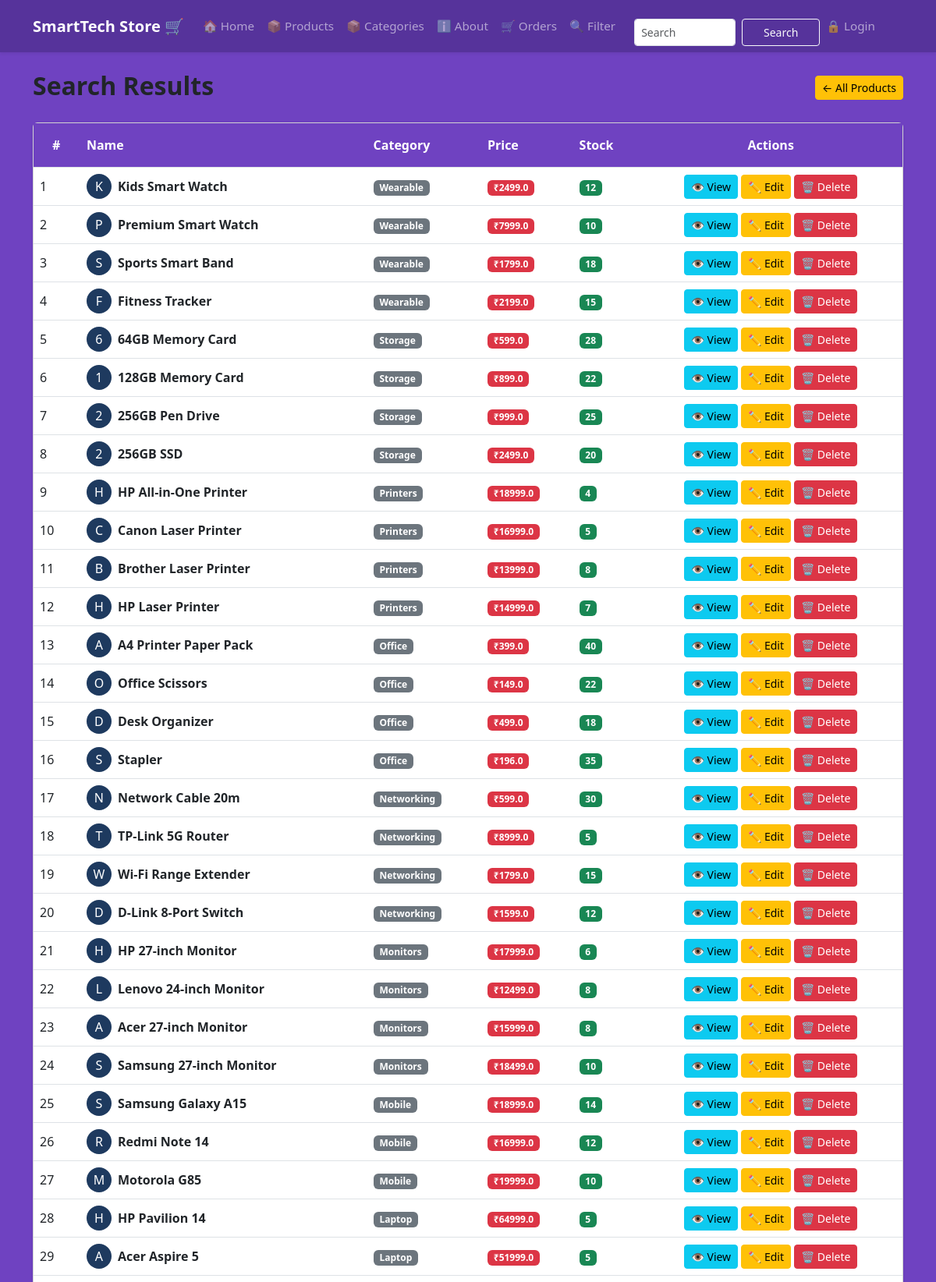
Screenshot of /search (upper part) with the database file from the repository.
### tables this page shows
CREATE TABLE products (
                    id INTEGER PRIMARY KEY AUTOINCREMENT,
                    name TEXT NOT NULL,
                    category TEXT NOT NULL,
                    price REAL NOT NULL,
                    stock INTEGER NOT NULL
                 , photo TEXT DEFAULT 'default.jpg');

### app.py (the view)
@app.route("/search")
def search():
    q = request.args.get('q','')
    conn = get_db()
    if q:
        products = conn.execute('''SELECT * FROM products
                                WHERE name LIKE ?
                                OR category LIKE ?
                                OR price LIKE ?
                                OR stock LIKE ?''',
                                (f'%{q}%', f'%{q}%', f'%{q}%', f'%{q}%')).fetchall()
    else:
        products = conn.execute('SELECT * FROM products ORDER BY id DESC').fetchall()
    conn.close()
    return render_template("search.html", products=products, query=q)

### database.py (called while the page is built)
def get_db():
    conn = sqlite3.connect(DB_PATH)
    conn.row_factory = sqlite3.Row # To access columns by name
    return conn

### templates/search.html (shortened to what this page needs)
{% extends "base.html" %}
{% block content %}
<div class="d-flex justify-content-between align-items-center mb-4">
    <h2 class="fw-bold mb-1">Search Results</h2>
    <a href="{{ url_for('product') }}" class="btn btn-warning btn-sm">
        ← All Products
    </a>
</div>
{% if products %}
<div class="card shadow-sm">
    <div class="card-body p-0">
        <div class="table-responsive">
            <table class="table table-hover mb-0">
                <thead style="background-color:#1e3a5f; color:white;">
                    <tr>
                        <th class="py-3 ps-4">#</th>
                        <th class="py-3">Name</th>
                        <th class="py-3">Category</th>
                        <th class="py-3">Price</th>
                        <th class="py-3">Stock</th>
                        <th class="py-3 text-center">Actions</th>
                    </tr>
                </thead>
                <tbody>
                {% for product in products %}
                    <tr class="align-middle">
                        <td>{{ loop.index }}</td>
                        <td>
                            <div class="d-flex align-items-center">
                                <div
                                    class="rounded-circle d-flex justify-content-center align-items-center me-2"
                                    style="width:32px;height:32px;background:#1e3a5f;color:white;">
                                    {{ product['name'][0] }}
                                </div>
                                <strong>{{ product['name'] }}</strong>
                            </div>
                        </td>
                        <td>
                            <span class="badge bg-secondary">
                                {{ product['category'] }}
                            </span>
                        </td>
                        <td>
                            <span class="badge bg-danger">
                                ₹{{ product['price'] }}
                            </span>
                        </td>
                        <td>
                            <span class="badge bg-success">
                                {{ product['stock'] }}
                            </span>
                        </td>
                        <td class="text-center">
                            <a href="{{ url_for('product_detail', id=product['id']) }}"
                               class="btn btn-info btn-sm">
                                👁 View
                            </a>
                            <a href="{{ url_for('edit_product', id=product['id']) }}"
                               class="btn btn-warning btn-sm">
                                ✏ Edit
                            </a>
                            <a href="{{ url_for('delete_product', id=product['id']) }}"
                               class="btn btn-danger btn-sm"
                               onclick="return confirm('Are you sure you want to delete this product?');">
                                🗑 Delete
                            </a>
                        </td>
                    </tr>
                {% endfor %}
                </tbody>
            </table>
        </div>
    </div>
</div>
{% else %}
<div class="alert alert-warning text-center shadow-sm">
    <h5>No products found.</h5>
    <p class="mb-0">Try another product name or category.</p>
</div>
{% endif %}
{% endblock %}

### templates/base.html (style rules this page uses)
html, body { margin: 0; padding: 0; min-height: 100%; background-color: #6f42c1 !important; }
body { background-color: #6f42c1 !important; }
:root { --brand: #6f42c1; }
.table thead th { background-color: #6f42c1; color: white; }

### rows the page displays
products: name "K", name "Kids Smart Watch", category "Wearable", price "2499.0", stock "12"
products: name "P", name "Premium Smart Watch", category "Wearable", price "7999.0", stock "10"
products: name "S", name "Sports Smart Band", category "Wearable", price "1799.0", stock "18"
products: name "F", name "Fitness Tracker", category "Wearable", price "2199.0", stock "15"
products: name "6", name "64GB Memory Card", category "Storage", price "599.0", stock "28"
products: name "1", name "128GB Memory Card", category "Storage", price "899.0", stock "22"
products: name "2", name "256GB Pen Drive", category "Storage", price "999.0", stock "25"
products: name "2", name "256GB SSD", category "Storage", price "2499.0", stock "20"
products: name "H", name "HP All-in-One Printer", category "Printers", price "18999.0", stock "4"
products: name "C", name "Canon Laser Printer", category "Printers", price "16999.0", stock "5"
products: name "B", name "Brother Laser Printer", category "Printers", price "13999.0", stock "8"
products: name "H", name "HP Laser Printer", category "Printers", price "14999.0", stock "7"
products: name "A", name "A4 Printer Paper Pack", category "Office", price "399.0", stock "40"
products: name "O", name "Office Scissors", category "Office", price "149.0", stock "22"
products: name "D", name "Desk Organizer", category "Office", price "499.0", stock "18"
products: name "S", name "Stapler", category "Office", price "196.0", stock "35"
products: name "N", name "Network Cable 20m", category "Networking", price "599.0", stock "30"
products: name "T", name "TP-Link 5G Router", category "Networking", price "8999.0", stock "5"
products: name "W", name "Wi-Fi Range Extender", category "Networking", price "1799.0", stock "15"
products: name "D", name "D-Link 8-Port Switch", category "Networking", price "1599.0", stock "12"
products: name "H", name "HP 27-inch Monitor", category "Monitors", price "17999.0", stock "6"
products: name "L", name "Lenovo 24-inch Monitor", category "Monitors", price "12499.0", stock "8"
products: name "A", name "Acer 27-inch Monitor", category "Monitors", price "15999.0", stock "8"
products: name "S", name "Samsung 27-inch Monitor", category "Monitors", price "18499.0", stock "10"
products: name "S", name "Samsung Galaxy A15", category "Mobile", price "18999.0", stock "14"
products: name "R", name "Redmi Note 14", category "Mobile", price "16999.0", stock "12"
products: name "M", name "Motorola G85", category "Mobile", price "19999.0", stock "10"
products: name "H", name "HP Pavilion 14", category "Laptop", price "64999.0", stock "5"
products: name "A", name "Acer Aspire 5", category "Laptop", price "51999.0", stock "5"
